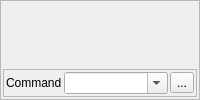
       <widget class="QFrame" name="ViewFrame">
        <property name="sizePolicy">
         <sizepolicy hsizetype="Expanding" vsizetype="Expanding">
          <horstretch>7</horstretch>
          <verstretch>0</verstretch>
         </sizepolicy>
        </property>
        <property name="frameShape">
         <enum>QFrame::StyledPanel</enum>
        </property>
        <property name="frameShadow">
         <enum>QFrame::Raised</enum>
        </property>
        <layout class="QVBoxLayout" name="verticalLayout">
         <property name="spacing">
          <number>2</number>
         </property>
         <property name="margin">
          <number>2</number>
         </property>
         <item>
          <widget class="Viewer" name="MainView" native="true">
           <property name="sizePolicy">
            <sizepolicy hsizetype="Expanding" vsizetype="Expanding">
             <horstretch>0</horstretch>
             <verstretch>0</verstretch>
            </sizepolicy>
           </property>
           <property name="mouseTracking">
            <bool>true</bool>
           </property>
          </widget>
         </item>
         <item>
          <widget class="QFrame" name="QuickCommandFrame">
           <property name="sizePolicy">
            <sizepolicy hsizetype="Expanding" vsizetype="Preferred">
             <horstretch>7</horstretch>
             <verstretch>0</verstretch>
            </sizepolicy>
           </property>
           <property name="frameShape">
            <enum>QFrame::StyledPanel</enum>
           </property>
           <property name="frameShadow">
            <enum>QFrame::Raised</enum>
           </property>
           <layout class="QHBoxLayout" name="horizontalLayout_22">
            <property name="spacing">
             <number>2</number>
            </property>
            <property name="margin">
             <number>2</number>
            </property>
            <item>
             <widget class="QLabel" name="QuickCommandLabel">
              <property name="sizePolicy">
               <sizepolicy hsizetype="Minimum" vsizetype="Preferred">
                <horstretch>0</horstretch>
                <verstretch>0</verstretch>
               </sizepolicy>
              </property>
              <property name="text">
               <string>Command</string>
              </property>
             </widget>
            </item>
            <item>
             <widget class="QComboBox" name="QuickCommandCombo">
              <property name="sizePolicy">
               <sizepolicy hsizetype="Expanding" vsizetype="Fixed">
                <horstretch>0</horstretch>
                <verstretch>0</verstretch>
               </sizepolicy>
              </property>
              <property name="editable">
               <bool>true</bool>
              </property>
             </widget>
            </item>
            <item>
             <widget class="QToolButton" name="QuickCommandToggleButton">
              <property name="toolTip">
               <string>Hide the Quick Command box</string>
              </property>
              <property name="text">
               <string>...</string>
              </property>
              <property name="checkable">
               <bool>false</bool>
              </property>
             </widget>
            </item>
           </layout>
          </widget>
         </item>
        </layout>
       </widget>
